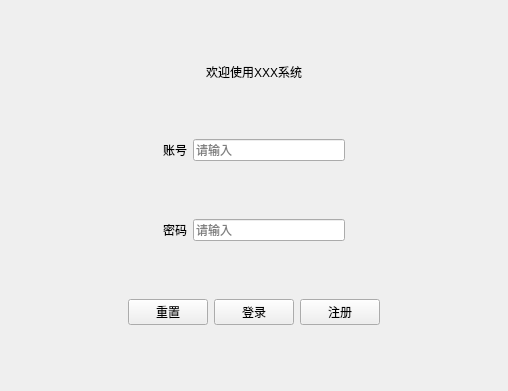
<?xml version="1.0" encoding="UTF-8"?>
<ui version="4.0">
 <class>LoginForm</class>
 <widget class="QWidget" name="LoginForm">
  <property name="geometry">
   <rect>
    <x>0</x>
    <y>0</y>
    <width>508</width>
    <height>391</height>
   </rect>
  </property>
  <property name="windowTitle">
   <string>Form</string>
  </property>
  <layout class="QVBoxLayout" name="verticalLayout">
   <item>
    <widget class="QLabel" name="title">
     <property name="sizePolicy">
      <sizepolicy hsizetype="Preferred" vsizetype="Fixed">
       <horstretch>0</horstretch>
       <verstretch>0</verstretch>
      </sizepolicy>
     </property>
     <property name="text">
      <string>欢迎使用XXX系统</string>
     </property>
     <property name="alignment">
      <set>Qt::AlignCenter</set>
     </property>
    </widget>
   </item>
   <item>
    <layout class="QHBoxLayout" name="horizontalLayout">
     <item>
      <spacer name="horizontalSpacer">
       <property name="orientation">
        <enum>Qt::Horizontal</enum>
       </property>
       <property name="sizeType">
        <enum>QSizePolicy::Expanding</enum>
       </property>
       <property name="sizeHint" stdset="0">
        <size>
         <width>40</width>
         <height>20</height>
        </size>
       </property>
      </spacer>
     </item>
     <item>
      <widget class="QLabel" name="usernameLable">
       <property name="text">
        <string>账号</string>
       </property>
      </widget>
     </item>
     <item>
      <widget class="QLineEdit" name="username">
       <property name="placeholderText">
        <string>请输入</string>
       </property>
      </widget>
     </item>
     <item>
      <spacer name="horizontalSpacer_6">
       <property name="orientation">
        <enum>Qt::Horizontal</enum>
       </property>
       <property name="sizeHint" stdset="0">
        <size>
         <width>40</width>
         <height>20</height>
        </size>
       </property>
      </spacer>
     </item>
    </layout>
   </item>
   <item>
    <layout class="QHBoxLayout" name="horizontalLayout_2">
     <item>
      <spacer name="horizontalSpacer_5">
       <property name="orientation">
        <enum>Qt::Horizontal</enum>
       </property>
       <property name="sizeHint" stdset="0">
        <size>
         <width>40</width>
         <height>20</height>
        </size>
       </property>
      </spacer>
     </item>
     <item>
      <widget class="QLabel" name="passwordLabel">
       <property name="text">
        <string>密码</string>
       </property>
      </widget>
     </item>
     <item>
      <widget class="QLineEdit" name="password">
       <property name="text">
        <string/>
       </property>
       <property name="echoMode">
        <enum>QLineEdit::Password</enum>
       </property>
       <property name="placeholderText">
        <string>请输入</string>
       </property>
      </widget>
     </item>
     <item>
      <spacer name="horizontalSpacer_2">
       <property name="orientation">
        <enum>Qt::Horizontal</enum>
       </property>
       <property name="sizeType">
        <enum>QSizePolicy::Expanding</enum>
       </property>
       <property name="sizeHint" stdset="0">
        <size>
         <width>40</width>
         <height>20</height>
        </size>
       </property>
      </spacer>
     </item>
    </layout>
   </item>
   <item>
    <layout class="QHBoxLayout" name="horizontalLayout_3">
     <item>
      <spacer name="horizontalSpacer_3">
       <property name="orientation">
        <enum>Qt::Horizontal</enum>
       </property>
       <property name="sizeHint" stdset="0">
        <size>
         <width>40</width>
         <height>20</height>
        </size>
       </property>
      </spacer>
     </item>
     <item>
      <widget class="QPushButton" name="reset_btn">
       <property name="text">
        <string>重置</string>
       </property>
      </widget>
     </item>
     <item>
      <widget class="QPushButton" name="submit_btn">
       <property name="text">
        <string>登录</string>
       </property>
      </widget>
     </item>
     <item>
      <widget class="QPushButton" name="register_btn">
       <property name="text">
        <string>注册</string>
       </property>
      </widget>
     </item>
     <item>
      <spacer name="horizontalSpacer_4">
       <property name="orientation">
        <enum>Qt::Horizontal</enum>
       </property>
       <property name="sizeHint" stdset="0">
        <size>
         <width>40</width>
         <height>20</height>
        </size>
       </property>
      </spacer>
     </item>
    </layout>
   </item>
  </layout>
 </widget>
 <resources/>
 <connections/>
</ui>
